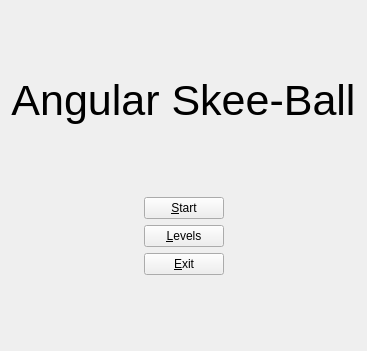
<?xml version="1.0" encoding="UTF-8"?>
<ui version="4.0">
 <class>GameMenuView</class>
 <widget class="QWidget" name="GameMenuView">
  <property name="geometry">
   <rect>
    <x>0</x>
    <y>0</y>
    <width>328</width>
    <height>351</height>
   </rect>
  </property>
  <property name="windowTitle">
   <string>Form</string>
  </property>
  <layout class="QGridLayout" name="gridLayout">
   <item row="0" column="0">
    <spacer name="verticalSpacer_3">
     <property name="orientation">
      <enum>Qt::Vertical</enum>
     </property>
     <property name="sizeHint" stdset="0">
      <size>
       <width>271</width>
       <height>58</height>
      </size>
     </property>
    </spacer>
   </item>
   <item row="1" column="0">
    <widget class="QLabel" name="label">
     <property name="font">
      <font>
       <pointsize>32</pointsize>
      </font>
     </property>
     <property name="text">
      <string>Angular Skee-Ball</string>
     </property>
     <property name="alignment">
      <set>Qt::AlignCenter</set>
     </property>
    </widget>
   </item>
   <item row="2" column="0">
    <spacer name="verticalSpacer_2">
     <property name="orientation">
      <enum>Qt::Vertical</enum>
     </property>
     <property name="sizeHint" stdset="0">
      <size>
       <width>271</width>
       <height>57</height>
      </size>
     </property>
    </spacer>
   </item>
   <item row="3" column="0">
    <layout class="QHBoxLayout" name="horizontalLayout_3">
     <item>
      <spacer name="horizontalSpacer_3">
       <property name="orientation">
        <enum>Qt::Horizontal</enum>
       </property>
       <property name="sizeHint" stdset="0">
        <size>
         <width>40</width>
         <height>20</height>
        </size>
       </property>
      </spacer>
     </item>
     <item>
      <widget class="QPushButton" name="startButton">
       <property name="text">
        <string>&amp;Start</string>
       </property>
      </widget>
     </item>
     <item>
      <spacer name="horizontalSpacer">
       <property name="orientation">
        <enum>Qt::Horizontal</enum>
       </property>
       <property name="sizeHint" stdset="0">
        <size>
         <width>40</width>
         <height>20</height>
        </size>
       </property>
      </spacer>
     </item>
    </layout>
   </item>
   <item row="4" column="0">
    <layout class="QHBoxLayout" name="horizontalLayout_2">
     <item>
      <spacer name="horizontalSpacer_2">
       <property name="orientation">
        <enum>Qt::Horizontal</enum>
       </property>
       <property name="sizeHint" stdset="0">
        <size>
         <width>40</width>
         <height>20</height>
        </size>
       </property>
      </spacer>
     </item>
     <item>
      <widget class="QPushButton" name="levelsButton">
       <property name="enabled">
        <bool>true</bool>
       </property>
       <property name="autoFillBackground">
        <bool>true</bool>
       </property>
       <property name="text">
        <string>&amp;Levels</string>
       </property>
      </widget>
     </item>
     <item>
      <spacer name="horizontalSpacer_4">
       <property name="orientation">
        <enum>Qt::Horizontal</enum>
       </property>
       <property name="sizeHint" stdset="0">
        <size>
         <width>40</width>
         <height>20</height>
        </size>
       </property>
      </spacer>
     </item>
    </layout>
   </item>
   <item row="5" column="0">
    <layout class="QHBoxLayout" name="horizontalLayout">
     <item>
      <spacer name="horizontalSpacer_5">
       <property name="orientation">
        <enum>Qt::Horizontal</enum>
       </property>
       <property name="sizeHint" stdset="0">
        <size>
         <width>40</width>
         <height>20</height>
        </size>
       </property>
      </spacer>
     </item>
     <item>
      <widget class="QPushButton" name="exitButton">
       <property name="text">
        <string>&amp;Exit</string>
       </property>
      </widget>
     </item>
     <item>
      <spacer name="horizontalSpacer_6">
       <property name="orientation">
        <enum>Qt::Horizontal</enum>
       </property>
       <property name="sizeHint" stdset="0">
        <size>
         <width>40</width>
         <height>20</height>
        </size>
       </property>
      </spacer>
     </item>
    </layout>
   </item>
   <item row="6" column="0">
    <spacer name="verticalSpacer">
     <property name="orientation">
      <enum>Qt::Vertical</enum>
     </property>
     <property name="sizeHint" stdset="0">
      <size>
       <width>271</width>
       <height>57</height>
      </size>
     </property>
    </spacer>
   </item>
  </layout>
 </widget>
 <resources/>
 <connections/>
</ui>
